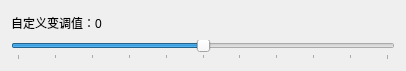
<?xml version="1.0" encoding="UTF-8"?>
<ui version="4.0">
 <class>CustomVoiceChgDlg</class>
 <widget class="QWidget" name="CustomVoiceChgDlg">
  <property name="geometry">
   <rect>
    <x>0</x>
    <y>0</y>
    <width>406</width>
    <height>71</height>
   </rect>
  </property>
  <property name="windowTitle">
   <string>CustomVoiceChgDlg</string>
  </property>
  <layout class="QVBoxLayout" name="verticalLayout">
   <item>
    <widget class="QLabel" name="label">
     <property name="text">
      <string>自定义变调值：0</string>
     </property>
    </widget>
   </item>
   <item>
    <widget class="QSlider" name="slider">
     <property name="minimum">
      <number>-50</number>
     </property>
     <property name="maximum">
      <number>50</number>
     </property>
     <property name="orientation">
      <enum>Qt::Horizontal</enum>
     </property>
     <property name="tickPosition">
      <enum>QSlider::TicksBelow</enum>
     </property>
     <property name="tickInterval">
      <number>10</number>
     </property>
    </widget>
   </item>
  </layout>
 </widget>
 <layoutdefault spacing="6" margin="11"/>
 <resources/>
 <connections/>
</ui>
